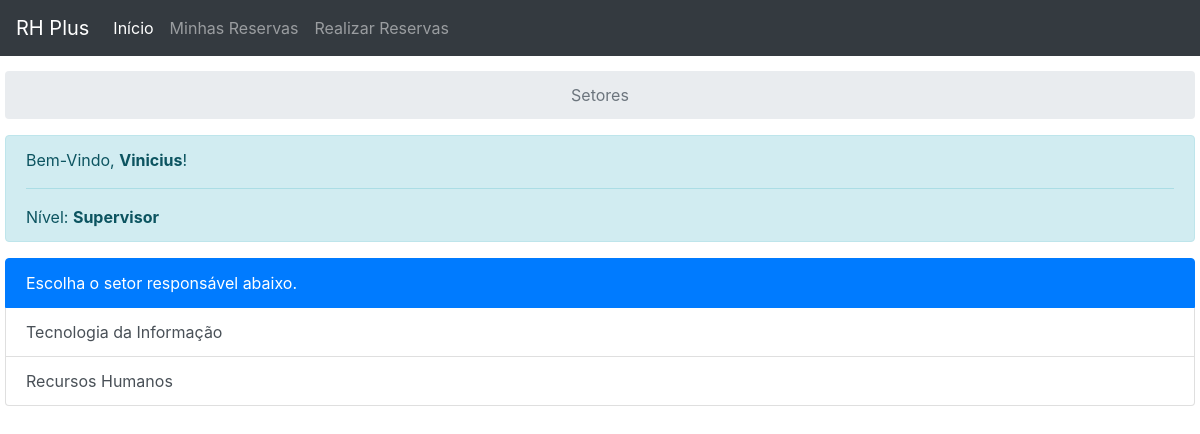
Screenshot of /supervisor/index.php (signed in) with the database file from the repository.
### tables this page shows
CREATE TABLE `adm` (
  `id_adm` int(11) NOT NULL,
  `id_setor` int(11) NOT NULL,
  `login` varchar(10) NOT NULL,
  `senha` varchar(20) NOT NULL,
  `nome` varchar(100) NOT NULL,
  `cargo` varchar(50) NOT NULL,
  `nivel` int(1) NOT NULL
);

CREATE TABLE `setores` (
  `id_setor` int(11) NOT NULL,
  `setor` varchar(50) NOT NULL,
  `id_responsavel` int(11) NOT NULL
);

### functions/global.php (called while the page is built, shortened)
<?php
function getOffice(){
  $userLevel = $_SESSION['userLevel'];
  if($userLevel == 1){
		return "Supervisor";
	}else if($userLevel == 2){
		return "Recursos Humanos";
	}else if($userLevel == 3){
		return "Coordenador";
	}else if($userLevel == 4){
		return "Diretor";
	}
}
?>

### supervisor/index.php (the view, shortened to what this page needs)
<?php
require_once '../functions/global.php';
function getUserName()
{
  $id_login = $_SESSION['id_login'];
  $conection = conection();
  $sql = "SELECT nome FROM adm WHERE id_adm='$id_login'";
  $query = mysqli_query($conection, $sql);
  $row = mysqli_fetch_array($query);
  $nome = $row['nome'];
  $nome = explode(" ", $nome);
  return $nome[0];
}
function intervaloEntreDatas($inicio, $fim, $agora)
{
  $inicioTimestamp = strtotime($inicio);
  $fimTimestamp = strtotime($fim);
  $agoraTimestamp = strtotime($agora);
  return (($agoraTimestamp >= $inicioTimestamp) && ($agoraTimestamp <= $fimTimestamp));
}
function showSector()
{
  $conection = conection();
  $id_login = $_SESSION['id_login'];
  $sql = "SELECT * FROM setores where id_responsavel = '$id_login'";
  $query = mysqli_query($conection, $sql);
  $inicio = '06:00:00';
  $fim    = '18:30:00';
  $agora  = date("H:i:s");
  if (intervaloEntreDatas($inicio, $fim, $agora)) {
    while ($row = mysqli_fetch_array($query)) {
      $id_setor = $row['id_setor'];
      $setor    = $row['setor'];
      echo '<a href="sector.php?sector=' . $id_setor . '" class="list-group-item list-group-item-action">
              ' . $setor . '
            </a>';
    }
  } else {
    return '<div class="alert alert-danger" role="alert">
              <h6>Novas reservas indisponíveis</h6>
              <hr>
              Novas reservas somente <b>das 6h até às 14:59h.</b>
            </div>';
  }
}
?>
<!DOCTYPE html>
<html lang="pt_BR">
<head>
  <link rel="stylesheet" href="../css/bootstrap.min.css">
  <link rel="stylesheet" href="../css/supervisor.css">
</head>
<body>
  <nav class="navbar navbar-expand-md navbar-dark bg-dark barra">
    <a class="navbar-brand" href="index.php">RH Plus</a>
    <div class="collapse navbar-collapse" id="navbarNavAltMarkup">
      <div class="navbar-nav">
        <a class="nav-item nav-link active" href="index.php">Início <span class="sr-only">(Página atual)</span></a>
        <a class="nav-item nav-link" disabled href="myreserve.php">Minhas Reservas</a>
        <a class="nav-item nav-link" href="#">Realizar Reservas</a>
      </div>
    </div>
  </nav>
  <nav aria-label="breadcrumb">
    <ol class="breadcrumb">
      <li class="breadcrumb-item active" aria-current="page">Setores</li>
    </ol>
  </nav>
  <div class="setores">
    <div class="alert alert-info" role="alert">
      Bem-Vindo, <b><?php echo getUserName(); ?></b>!
      <hr>
      Nível: <b><?php echo getOffice(); ?></b>
    </div>
    <div class="list-group">
      <a href="#" class="list-group-item list-group-item-action active">
        Escolha o setor responsável abaixo.
      </a>
      <?php echo showSector(); ?>
    </div>
  </div>
</body>
</html>

### css/supervisor.css (style rules this page uses)
body { margin: 5px }
nav ol { display: flex; justify-content: center; }
.setores { width: 100%; }
.barra { margin: -5px; margin-bottom: 15px!important; }

### rows the page displays
adm: nome "Vinicius"
setores: setor "Tecnologia da Informação"
setores: setor "Recursos Humanos"

### other values shown
getOffice() "Supervisor"
